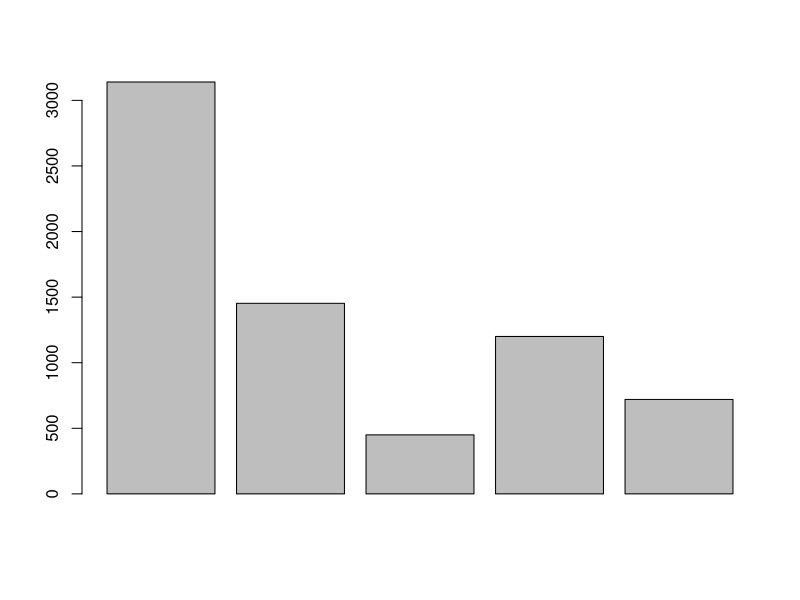
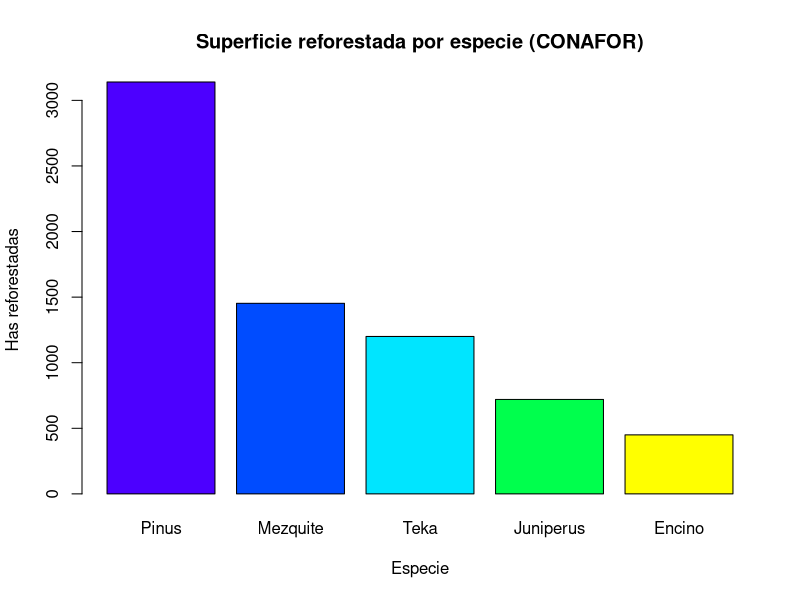

Generate these figures, in order, with R:
# Asignación 1: Primer análisis en R

# Alumno: Jairo Alberto Leal Gómez 
# Matricula: 1723093

# Parte 2

# Problema 1: Un investigador realiza un inventario de la superficie reforestada por especie en la región centro me-diante los reporte emitidos por CONAFOR. El investigador encuentra que la superficie reforestadacon diferentes especies son las siguientes: la especie Pinus con 3140 has, Mezquite con 1453 has, Encinos con 450 has,Teka con 1200 has,Juiperos con 720 has.

# Toma los objetos creados del inventario (i.e variables)Pinus,Mexquite,Encinos,TekayJu-niperosy escribamos dentro de la función de combinación c() para crear un vector llamado superficie:

Pinus <- 3140
Pinus

Mezquite <- 1453
Mezquite

Encino <- 450
Encino

Teka <- 1200
Teka

Juniperus <- 720
Juniperus

superficie <- c(Pinus, Mezquite, Encino, Teka, Juniperus)
superficie

# Ahora, use la función gráfica barplot() para producir un diagrama de barras de la superficie por especie:

barplot(superficie)

# Descubra cómo utilizar sort() para ordenar los elementos en la variable superficie, con el finde organizar elementos en gastos en orden creciente.

sort(superficie, decreasing = TRUE)

# Descubra cómo utilizar sort() y barplot() para producir un gráfico de barras con barras enorden decreciente.
# Opcional: Mostrar los nombres de las variables debajo de cada una de las barras.

variables_superficie <- c('Pinus', 'Mezquite','Teka','Juniperus', 'Encino')

barplot(sort(superficie, decreasing = TRUE),
        names.arg = (variables_superficie), 
        main = "Superficie reforestada por especie (CONAFOR)",
        xlab = "Especie", ylab = "Has reforestadas", col = c(topo.colors(5) ) )

# Determine la media de la variable superficie

mean(superficie)

# Problema 2

# Un técnico examina 30 cajas de Petri en las que se colocaron para germinar seis semillas y despuésde cierto tiempo cuenta el número de semillas germinadas en cada una de ellas. Los valores de las30 observaciones son los siguientes:

## xi = 4, 1, 6, 2, 4, 2, 4, 2, 4, 6, 3, 5, 3, 2, 5, 4, 0, 5, 4, 2, 4, 5, 3, 5, 3, 5, 4, 3, 6, 2

# Ingresar los datos en una variable llamada germinación.

germinacion <- c(4, 1, 6, 2, 4, 2, 4, 2, 4, 6, 3, 5, 3, 2, 5, 4, 0, 5, 4, 2, 4, 5, 3, 5, 3, 5, 4, 3, 6, 2)
germinacion

# Determinar la media de germinación de las 30 cajas Petri.

mean(germinacion)

# Averigue como determinar la desviasión estándar standar deviationusando la función help (enla modalidad que desee).

sd(germinacion)

# Problema 3

# Un viverista mide la altura alcanzada por 25 plantas de Prosopisde un año de edad, obteniendolos siguientes valores:

# xi = 38, 14, 44, 11, 9, 21, 39, 28, 41, 4, 35, 24, 36, 12, 20, 31, 24, 25, 10, 21, 11, 36, 37, 20, 26

# Ingresar los datos en una variable llamada altura.

altura <- c(38, 14, 44, 11, 9, 21, 39, 28, 41, 4, 35, 24, 36, 12, 20, 31, 24, 25, 10, 21, 11, 36, 37, 20, 26)
altura

# Determinar la media de altura de las plántulas de Prosopis.

mean(altura)

# Determinar la desviación estánda de la variable altura.

sd(altura)


# Referencia 

#Marco Aurelio González Tagle. (2021, February). Cuadernillo de Ejercicios Principios de estadísticaIngeniero Forestal (Version 1). Zenodo. http://doi.org/10.5281/zenodo.4544150